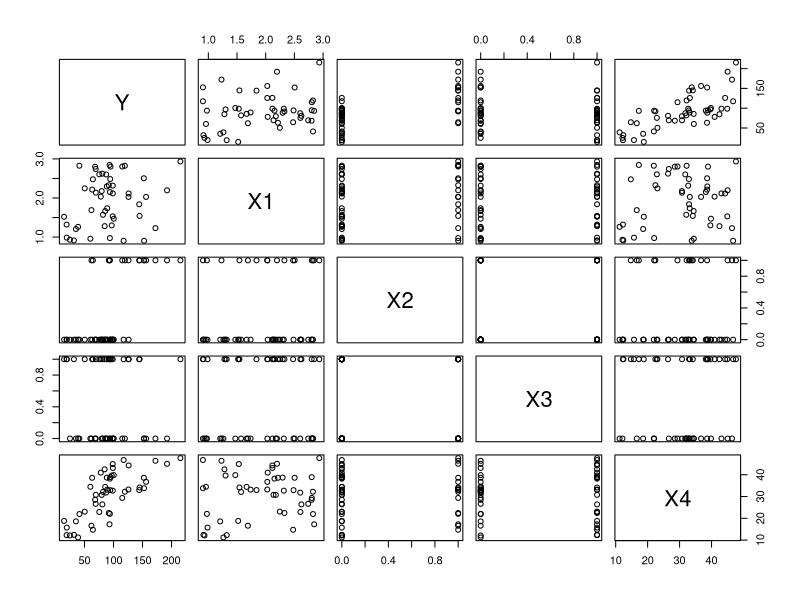
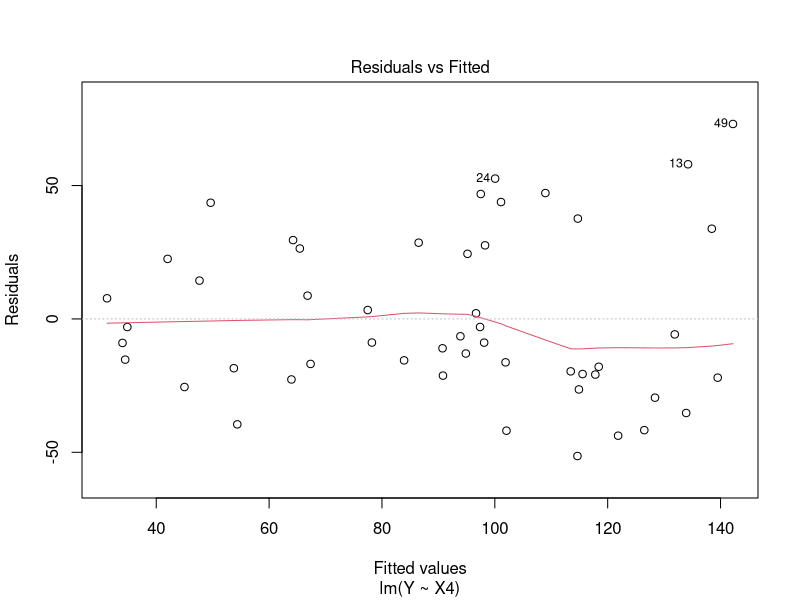
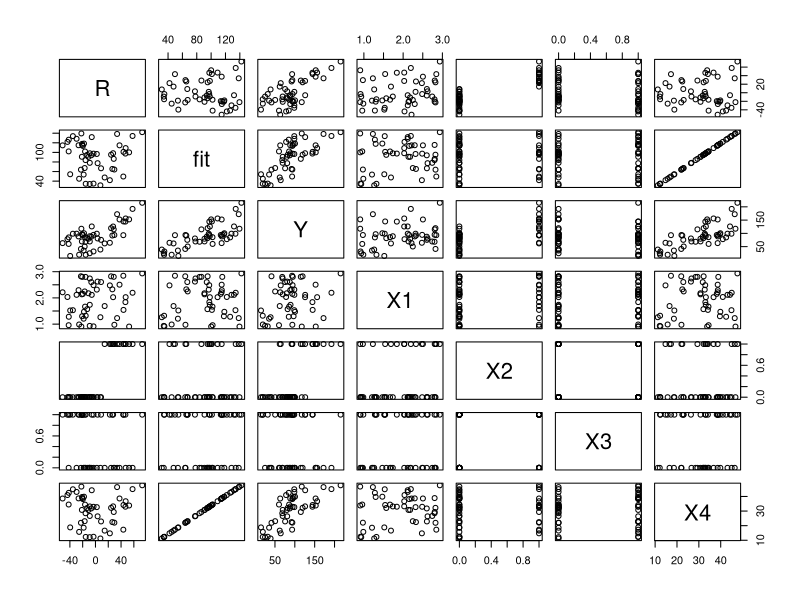
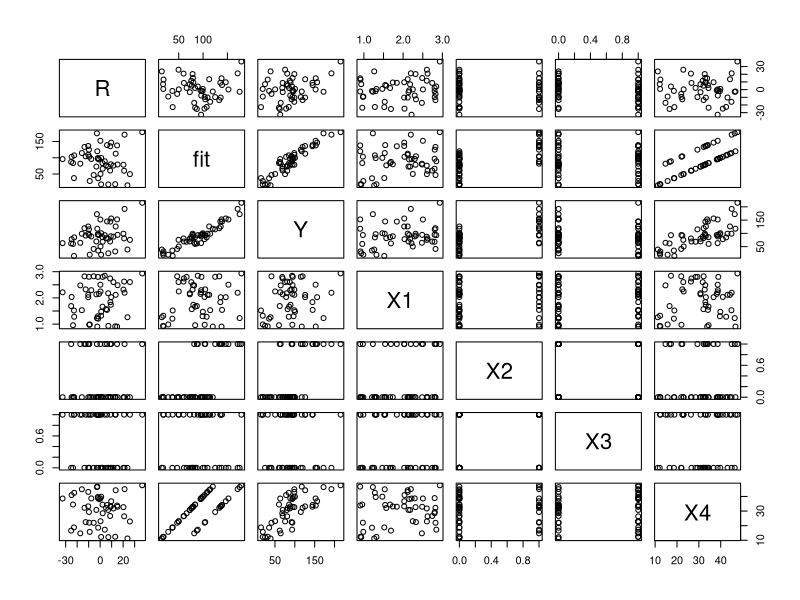
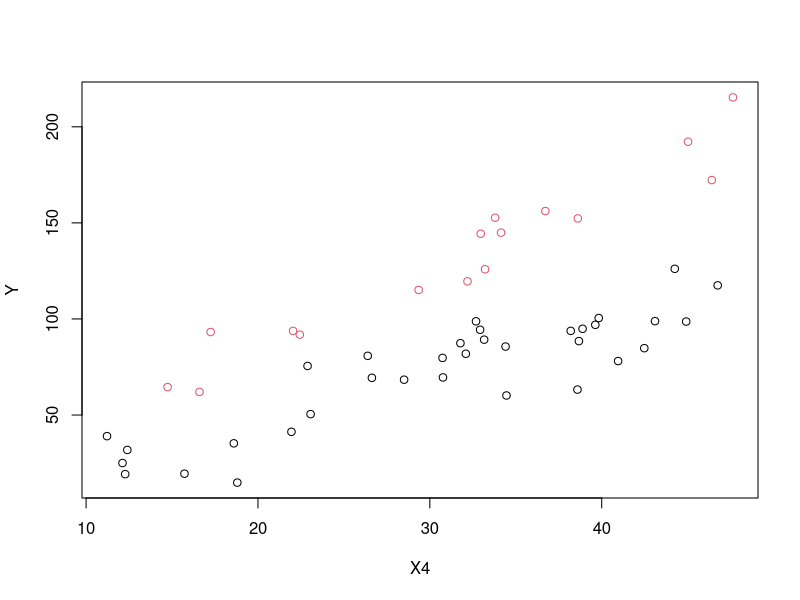
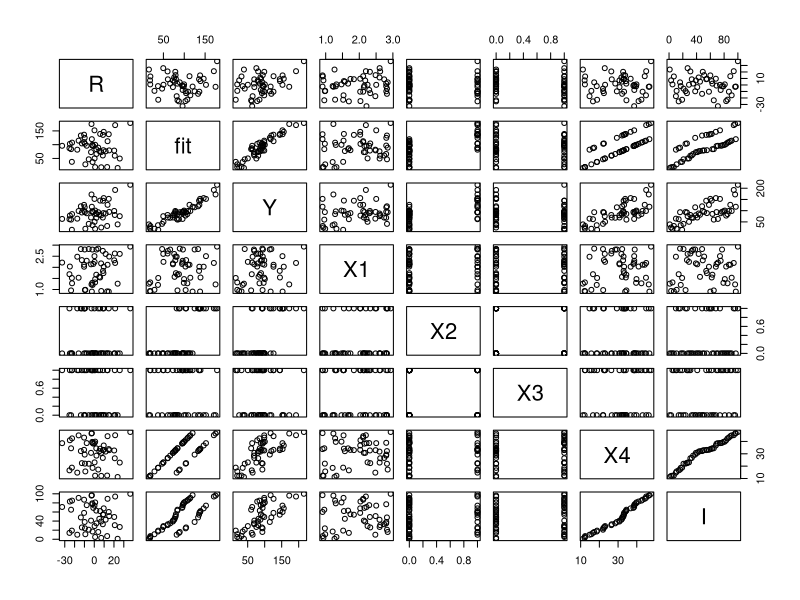
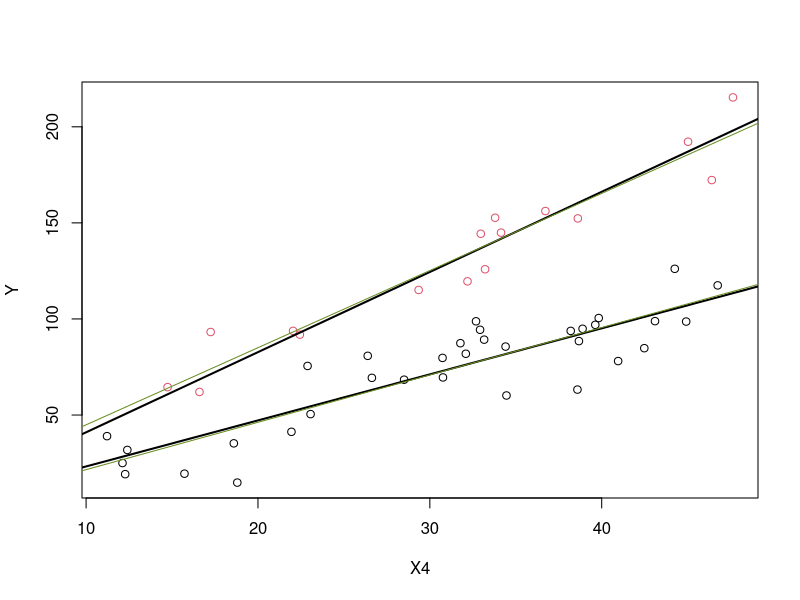
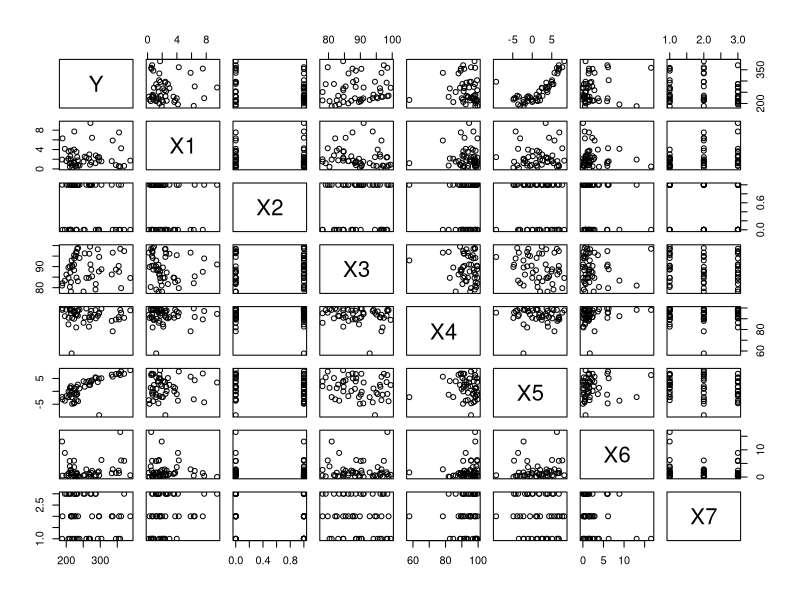

Write R code to recreate these figures, in order. (Note: this script raises an error after producing the figures.)
## ---- chunk 1
setwd("./Math_425_Project_Data")
p1Data <- read.csv("data/p1Data.csv", header=TRUE)
p2Data <- read.csv("data/p2Data.csv", header=TRUE)
p3Data <- read.csv("data/p3Data.csv", header=TRUE)
## ---- chunk 2
pairs(p1Data)

lm4 <- lm(Y ~ X4, p1Data)

plot(lm4, which = 1)
summary(lm4)
pairs(cbind(R=lm4$res, fit=lm4$fitted, p1Data))

lm42 <- lm(Y ~ X4 + X2, p1Data)
summary(lm42)
pairs(cbind(R=lm42$res, fit=lm42$fitted, p1Data))

plot(Y~X4, data = p1Data, col = factor(X2))

pairs(cbind(R=lm42$res, fit=lm42$fitted, p1Data, I=interaction(p1Data$X2, p1Data$X4)))

lm4242 <- lm(Y ~ X4 + X2 + X4:X2, p1Data)
summary(lm4242)

lm442 <- lm(Y ~ X4 + X4:X2, p1Data)
summary(lm442)

plot(Y~X4, data = p1Data, col = factor(X2))
abline(lm442$coef[1], lm442$coef[2], lwd = 2)
abline(lm442$coef[1], lm442$coef[2] + lm442$coef[3], lwd = 2)

abline(lm4242$coef[1], lm4242$coef[2], col = "olivedrab")
abline(lm4242$coef[1] + lm4242$coef[3], lm4242$coef[2] + lm4242$coef[4], col = "olivedrab")
## ---- chunk 3
sqrt(sum(lm442$res^2)/47)
# = 13.10531 = Residual standard error: 13.11 on 47 degrees of freedom

#confidence interval
confint(lm442)

## This doesn't work because the groups must be separated.
# confbounds <- data.frame(predict(lm442, interval = "confidence"))
# lines(lm442$fitted.values, confbounds$lwr)
# lines(lm442$fitted.values, confbounds$upr)
## ---- chunk 4
View(p2Data)
pairs(p2Data)
## ---- chunk 5
lm3 <- lm(Y ~ X3, p2Data)

lm5 <- lm(Y ~ X5, p2Data)

# not helpful because can tell lm5 is not a tranformation boxCox(lm5)
lm05 <- lm(1/Y ~ X5, p2Data)
plot(lm05, which = 1)
summary(lm05)

lm_better <- lm(Y~X5+I(X5^2), p2Data)
summary(lm_better)
plot(lm_better, which = 1)

cor(p2Data)

pairs(cbind(R=lm_better$res, fit=lm_better$fit, p2Data))

lm_wow <- lm(formula = Y ~ X5 + I(X5^2) + X3, data = p2Data)

summary(lm_wow) # note this is fake data. It looks too good.

confint(lm_wow)
## ---- chunk 6
14.97

confint(lm_better)
## ---- chunk 7
pairs(p3Data, panel = panel.smooth, col = p3Data$X6 + 3)

abs(cor(p3Data)[,1])
# X6 X8 X12 X9 X20

lm1 <- lm(Y ~ X8 + X6,data = p3Data)
summary(lm1)
pairs(cbind(R=lm1$res, Fit=lm1$fit, p3Data), col = p3Data$X6 + 3)

lm2 <- lm(Y ~ X8 + X6 + X12,data = p3Data)
pairs(cbind(R=lm2$res, Fit=lm2$fit, p3Data), col = p3Data$X6 + 3)
summary(lm2) # lm1 was better.

lm3 <- lm(Y ~ X8 + X6 +X6:X8,data = p3Data)
pairs(cbind(R = lm3$res, Fit = lm3$fit, p3Data), col = p3Data$X6 + 3, panel = panel.smooth)
summary(lm3)
# I think I've found what I can, but lets test some more:
summary(lm(Y ~ X6 + X6:X8,data = p3Data))
summary(lm(Y ~ X8 + X6:X8,data = p3Data)) # <-- this one is better.

plot(Y ~ X8, col = X6 + 3, data = p3Data)
abline(lm3$coef[1], lm3$coef[2])
abline(lm3$coef[1] + lm3$coef[3], lm3$coef[2]+lm3$coef[4])

plot(lm3, which = 1)

summary(lm(lm3$res ~ p3Data$X12)) # nope.

library(tidyverse)

plot(Y ~ X8, col = X6 + 3, data = filter(p3Data, X6 == 1))
plot(Y ~ X8, col = X6 + 3, data = filter(p3Data, X6 == 0)) # X8 == 0 is not explaining the data.

lm4 <- lm(Y ~ X6 + X6:X8,data = p3Data)

lm5 <- lm(Y^0.5 ~ X8, data = filter(p3Data, X6 == 1))
plot(Y^0.5 ~ X8, col = X6 + 3, data = filter(p3Data, X6 == 1))
abline(lm5$coef[1], lm5$coef[2])
plot(Y ~ X8, col = X6 + 3, data = filter(p3Data, X6 == 1))
curve((lm5$coef[1] + lm5$coef[2]*x)^2, add= T)


library(car)
boxCox(lm5)

data1 <- filter(p3Data, X6 == 1)
data0 <- filter(p3Data, X6 == 0)

lm6 <- lm(Y ~ X8 + X11 + X11:X8, data = data1)
summary(lm6)

lm7 <- lm(Y ~ X8 + X8:X6 + X11:X6 + X11:X8:X6 + X2:X6 + X18:X6 + X2:X18:X6 + X2:X8:X6 + X11:X18:X6 + X2 + X3 + X11 + X14, data = p3Data)
summary(lm7)

pairs(cbind(R = lm7$res, Fit = lm7$fit, p3Data), panel = panel.smooth, col = p3Data$X18 + 3)
# cor(cbind(R = lm7$res, Fit = lm7$fit, p3Data))[,1:3]
# 
# pairs(data0, panel = panel.smooth)
# 
# 
# lm8 <- lm(Y ~ X2 + X3 + X11 + X14, data = data0)
# summary(lm8)
# 
# cor(cbind(R = lm8$res, Fit = lm8$fit, data0))[,1:3]
# 
# pairs(cbind(R = lm8$res, Fit = lm8$fit, data0), panel = panel.smooth)
# 
# lm07 <- lm(Y ~ X8 + X6:X8 + X2, data = data0)


## ---- chunk 8
1.595

confint(lm7)
